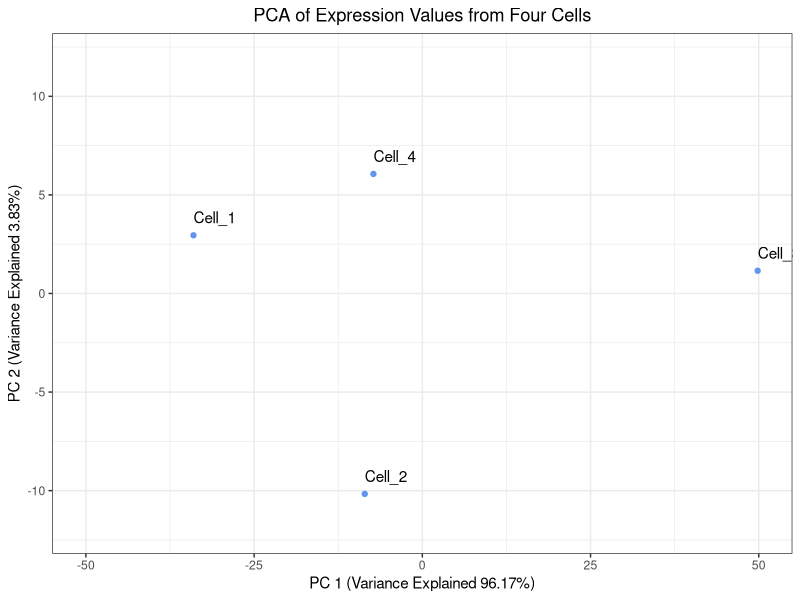

The R source for this figure:
## ---- chunk 1
#| label: load_data
#| echo: false
# Items to pre-load
library(tidyverse)

# Create a vector for Cell IDs
cells <- c("Cell_1", "Cell_2", "Cell_3", "Cell_4")
# Create a vector to hold expression values for Gene A across all of the cells
Gene_A <- c(0, 12, 65, 23)
# Create a vector to hold expression values for Gene B across all of the cells
Gene_B <- c(4, 30, 57, 18)

# Create a tibble to hold the cell names and expression values
expression_tibble <- tibble(cells, Gene_A, Gene_B)

# Determine the center of the data by:
# Finding the average expression of gene A
Gene_A_mean <- mean(expression_tibble$Gene_A)
# Finding the average expression of gene B
Gene_B_mean <- mean(expression_tibble$Gene_B)

# Create a vector to hold the center of the data
center_of_data <- c(Gene_A_mean, Gene_B_mean)
# Assign names to the components of the vector
names(center_of_data) <- c("Gene_A", "Gene_B")

# Shift the data points so that they data is centered on the origin
recentered_expression_tibble <- expression_tibble %>%
  mutate(
    Gene_A = Gene_A - Gene_A_mean,
    Gene_B = Gene_B - Gene_B_mean
  )

# Move the cell IDs to the rownames and convert the tibble to a matrix
recentered_expression_matrix <- recentered_expression_tibble %>% 
  column_to_rownames("cells") %>% 
  as.matrix()

# Create a covariance matrix
cov_matrix <- cov(recentered_expression_matrix)

# Find the eigenvalues and eigenvectors of the covariance matrix
eig <- eigen(cov_matrix)

# Transform the data into PC space by multiply the re-centered expression matrix by the eigenvectors
pc_scores <- recentered_expression_matrix %*% eig$vectors
# Name the columns in pc_scores object
colnames(pc_scores) <- c("PC_1", "PC_2")

# Calculate the percent of variance explained by each PC using the eigenvalues
pct_var_explained <- (eig$values / sum(eig$values)) * 100
# Name the elements of the pct_var_explained by their PC
names(pct_var_explained) <- c("PC_1", "PC_2")

# Create a tibble to hold the PC scores we found and also make the Cell IDs into a column
pc_scores_tibble <- pc_scores %>% 
  as.data.frame() %>% 
  rownames_to_column("cells") %>% 
  as_tibble()

# Run prcomp() on the expression tibble after moving the Cell IDs to be rownames
prcomp_PCA <- expression_tibble %>% 
  column_to_rownames("cells") %>% 
  prcomp()

# Print the eigenvalues found by prcomp() by squaring prcomp_PCA$sdev
prcomp_eigenvalues <- prcomp_PCA$sdev ** 2
# Name the elements of the prcomp_eigenvalues by their PC
names(prcomp_eigenvalues) <- c("PC_1", "PC_2")
## ---- chunk 2
# Estimate the variance for Gene A
var(recentered_expression_matrix[, "Gene_A"])
## ---- chunk 3
# Estimate the covariance for Gene A and Gene A
cov(recentered_expression_matrix[, "Gene_A"], recentered_expression_matrix[, "Gene_A"])
## ---- chunk 4
# Extract the covariance estimate of Gene A and Gene A from the covariance matrix
cov_matrix["Gene_A", "Gene_A"]
## ---- chunk 5
# Estimate the covariance of Gene B and Gene A
cov(recentered_expression_tibble[, "Gene_B"], recentered_expression_tibble[, "Gene_A"])
## ---- chunk 6
pct_var_explained
## ---- chunk 7
# Create a tibble to hold the PC scores prcomp() found and also make the Cell IDs into a column
prcomp_pc_scores_tibble <- prcomp_PCA$x %>% 
  as.data.frame() %>% 
  rownames_to_column("cells") %>% 
  as_tibble()

# Plot the PC scores found by prcomp()
ggplot(prcomp_pc_scores_tibble, aes(x = PC1, y = PC2, label = cells)) +
  geom_point( color = "cornflowerblue") +
  geom_text(hjust = 0, vjust = -1) +
  theme_bw() +
  xlim(-50, 50) +
  ylim(-12, 12) +
  xlab(paste0("PC 1 (Variance Explained ", round(prcomp_eigenvalues["PC_1"]/sum(prcomp_eigenvalues) * 100, digits = 2),"%)")) +
  ylab(paste0("PC 2 (Variance Explained ", round(prcomp_eigenvalues["PC_2"]/sum(prcomp_eigenvalues) * 100, digits = 2),"%)")) +
  ggtitle("PCA of Expression Values from Four Cells") +
  theme(plot.title = element_text(hjust = 0.5))
